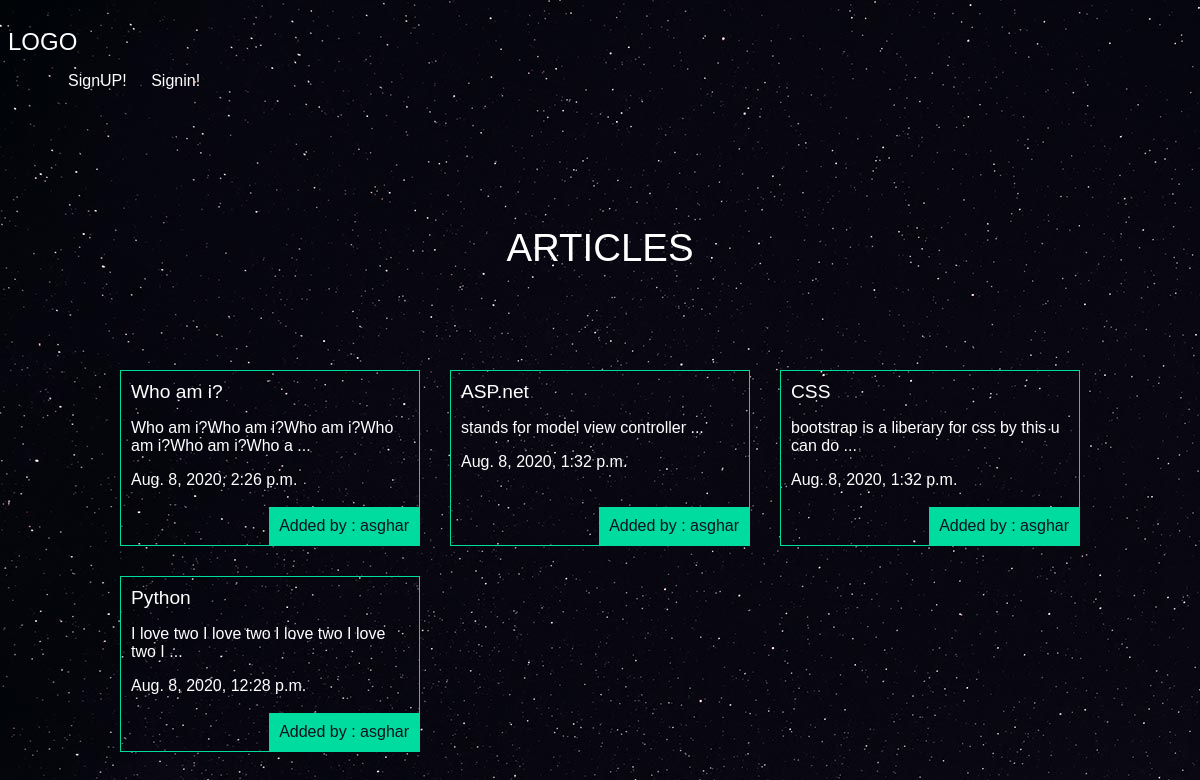
The app's page /articles/ with its own data.
### articles/models.py (models this page shows, shortened)
class Article(models.Model):
    title = models.CharField(max_length = 100)
    slug = models.SlugField()
    body = models.TextField()
    date = models.DateTimeField(auto_now_add = True)
    image = models.ImageField(default='default.jpg', blank=True)
    author = models.ForeignKey(User, default=None, on_delete=models.CASCADE)
    def snippet(self):
        return self.body[:50] + ' ...'

### articles/views.py (the view)
# urls.py: path('',views.articles_list, name="list"),
def articles_list(request):
    articles = models.Article.objects.all().order_by('-date')
    args = {'articles':articles}
    return render(request, 'articles/articleslist.html', args)

### articles/templates/articles/articleslist.html (shortened to what this page needs)
{%extends 'base.html'%}
{%block content%}
<h1>ARTICLES</h1>
<div class="articles">
  {% for i in articles %}
  <div class="article">
      <h2><a href="{% url 'articles:details' slug=i.slug %}">{{i.title}}</a></h2>
      <p>{{i.snippet}}</p>
      <p>{{i.date}}</p>
      <p class="author">Added by : {{i.author.username}} </p>
  </div>
  {% endfor %}
</div>
{%endblock%}

### templates/base.html (shortened to what this page needs)
{% load static %}
<!DOCTYPE html>
<html lang="en" dir="ltr">
  <head>
    <link rel="stylesheet" href="{% static 'style.css' %}">
  </head>
  <body>
    <header>
      <h2><a href="{% url 'articles:list' %}">LOGO</a></h2>
      <nav>
        <ul>
          {% if user.is_authenticated %}
          <li>
            <form class="logout-link" action="{% url 'accounts:logout' %}" method="post">
              {% csrf_token %}
              <button type="submit">Logout!</button>
            </form>
          </li>
          <li>
            <a class="highlight" href="{% url 'articles:create' %}">Create a new article!</a>
          </li>
          {% else %}
          <li>
            <a href="{% url 'accounts:signup' %}">SignUP!</a>
          </li>
          <li>
            <a href="{% url 'accounts:login' %}">Signin!</a>
          </li>
          {% endif %}
        </ul>
      </nav>
    </header>
    <div class="wrapper">
  {%block content%}
  {%endblock%}
  </div>
  </body>
</html>

### assets/style.css (style rules this page uses)
body { background-color: #0f121f; background-image: url(/static/stars.jpg); background-repeat-y: no-repeat; background-attachment: fixed; color: #fff; }
body * { font-family: arial; }
h1,h2,h3,h4,h5,h6 { font-weight: normal; margin:0; }
a,a:hover,a:visited { color: #fff; text-decoration: none; }
.wrapper { max-width:960px; margin:0 auto; }
div.wrapper h1 { text-align:center; margin:100px auto; font-size:2.4em; }
header { disply:grid; grid-template-columns:1fr 1fr; padding:20px 0; }
nav li { display:inline-block; margin-left:20px; }
.articles { display: grid; grid-template-columns: 1fr 1fr 1fr; grid-gap: 30px; }
.article { padding:10px; border:1px solid #00dba0; position: relative; padding-bottom: 40px; }
.article h2 { font-size: 1.2em; }
.article .author { padding: 10px; background-color: #00dba0; position: absolute; right:0; bottom: 0; margin: 0; color: #0f121f; }

### records on screen
Article: title "Who am i?", snippet "Who am i?Who am i?Who am i?Who am i?Who am i?Who a ...", date "Aug. 8, 2020, 2:26 p.m.", author.username "asghar"
Article: title "ASP.net", snippet "stands for model view controller ...", date "Aug. 8, 2020, 1:32 p.m.", author.username "asghar"
Article: title "CSS", snippet "bootstrap is a liberary for css by this u can do ...", date "Aug. 8, 2020, 1:32 p.m.", author.username "asghar"
Article: title "Python", snippet "I love two I love two I love two I love two I ...", date "Aug. 8, 2020, 12:28 p.m.", author.username "asghar"
